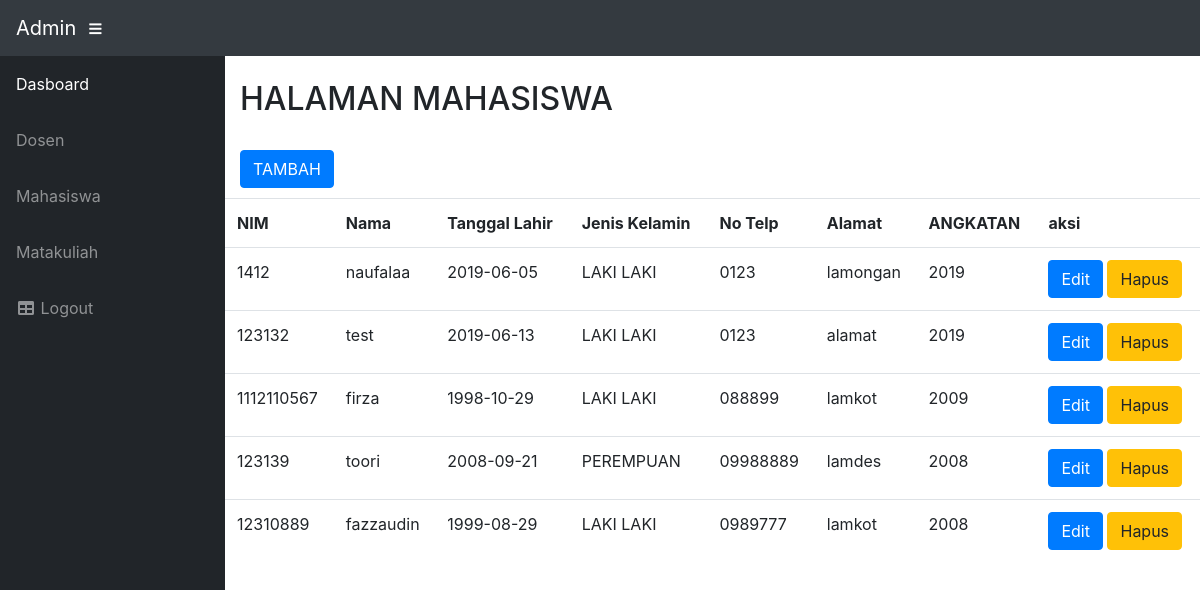
Screenshot of /index.php/mahasiswa with the database file from the repository.
### tables this page shows
CREATE TABLE IF NOT EXISTS `mahasiswa` (
  `id_mhs` int(11) NOT NULL,
  `nim` int(12) NOT NULL,
  `nama` varchar(50) NOT NULL,
  `ttl` date NOT NULL,
  `jk` varchar(10) NOT NULL,
  `notelp` varchar(15) NOT NULL,
  `alamat` varchar(50) NOT NULL,
  `angkatan` varchar(10) NOT NULL
);

### application/controllers/Mahasiswa.php (called while the page is built, shortened)
<?php
class Mahasiswa extends CI_Controller {
	public function __construct()
	{
		$this->load->model('Mahasiswa_model');
		$this->load->library('form_validation');
	}
public function index()
{
	$data['mahasiswa'] = $this->Mahasiswa_model->getAllmahasiswa();
	$this->load->view('top');
	$this->load->view('side');
	$this->load->view('mahasiswa', $data);
}
}

### index.php (called while the page is built, shortened)
<?php
require_once BASEPATH.'core/CodeIgniter.php';

### application/models/Mahasiswa_model.php (called while the page is built, shortened)
<?php
class Mahasiswa_model extends CI_model {
	public function getAllmahasiswa()
	{
		return $this->db->get('mahasiswa')->result_array();
	}
}

### application/views/mahasiswa.php (the view, shortened to what this page needs)
		<div class="container"><br>
			<h2>HALAMAN MAHASISWA</h2><br>
<div class="row">
	<div class="col-md-9">
		<a href="<?= base_url(); ?>mahasiswa/tambah" class="btn btn-primary">TAMBAH</a>
	</div>
	<div class="col-md-3">
	</div>
<br><?php if($this->session->flashdata('flash') ) : ?>
<div class="alert alert-success alert-dismissible fade show" role="alert">
  Data Mahasiswa <strong>Berhasil</strong> di Hapus<?php $this->session->flashdata('flash'); ?>.
  <button type="button" class="close" data-dismiss="alert" aria-label="Close">
    <span aria-hidden="true">&times;</span>
  </button>
</div>
<?php endif; ?>
<br>
<table class="table">
	<tr>
		<th>NIM</th>
		<th>Nama</th>
		<th>Tanggal Lahir</th>
		<th>Jenis Kelamin</th>
		<th>No Telp</th>
		<th>Alamat</th>
		<th>ANGKATAN</th>
		<th>aksi</th>
	</tr>
	<?php foreach( $mahasiswa as $id_mhs ) : ?>
	<tr>
		<td><?= $id_mhs['nim']; ?></td>
		<td><?= $id_mhs['nama']; ?></td>
		<td><?= $id_mhs['ttl']; ?></td>
		<td><?= $id_mhs['jk']; ?></td>
		<td><?= $id_mhs['notelp']; ?></td>
		<td><?= $id_mhs['alamat']; ?></td>
		<td><?= $id_mhs['angkatan']; ?></td>
		<td><a href="<?= base_url(); ?>mahasiswa/edit/<?= $id_mhs['id_mhs']; ?>" class="btn btn-primary">Edit</a>
			<a href="<?= base_url(); ?>mahasiswa/hapus/<?= $id_mhs['id_mhs']; ?>" class="btn btn-warning">Hapus</a>
		</td>
		</tr>
<?php endforeach; ?>
</table>
</div>
</div>

### application/views/top.php (shortened to what this page needs)
<!DOCTYPE html>
<html lang="en">
  <head>
        <link href="<?= base_url() ?>vendor/bootstrap/css/bootstrap.min.css" rel="stylesheet">
    <link href="<?= base_url() ?>vendor/fontawesome-free/css/all.min.css" rel="stylesheet" type="text/css">
    <link href="<?= base_url()?>vendor/datatables/dataTables.bootstrap4.css" rel="stylesheet">
    <link href="<?= base_url() ?>css/sb-admin.css" rel="stylesheet">
  </head>
  <body id="page-top">
    <nav class="navbar navbar-expand navbar-dark bg-dark static-top">
      <a class="navbar-brand mr-1" href="index.php">Admin</a>
      <button class="btn btn-link btn-sm text-white order-1 order-sm-0" id="sidebarToggle" href="#">
        <i class="fas fa-bars"></i>
      </button>
    </nav>

### application/views/side.php (shortened to what this page needs)
<link href="<?= base_url() ?>vendor/bootstrap/css/bootstrap.min.css" rel="stylesheet">
<link href="<?= base_url() ?>vendor/fontawesome-free/css/all.min.css" rel="stylesheet" type="text/css">
<link href="<?= base_url()?>vendor/datatables/dataTables.bootstrap4.css" rel="stylesheet">
<link href="<?= base_url() ?>css/sb-admin.css" rel="stylesheet">
<div id="wrapper">
  <ul class="sidebar navbar-nav">
    <li class="nav-item active">
      <a class="nav-link" href="index.php">
        <span>Dasboard</span>
      </a>
    </li>
    <li class="nav-item">
      <a class="nav-link" href="<?= base_url(); ?>dosen">
        <span>Dosen</span></a>
    </li>
    <li class="nav-item">
      <a class="nav-link" href="<?= base_url(); ?>mahasiswa">
        <span>Mahasiswa</span></a>
    </li>
    <li class="nav-item">
      <a class="nav-link" href="<?= base_url(); ?>matakuliah">
        <span>Matakuliah</span></a>
    </li>
       <li class="nav-item">
      <a class="nav-link" href="<?= base_url('Home/logout') ?>">
        <i class="fas fa-fw fa-table"></i>
        <span>Logout</span></a>
    </li>
  </ul>

### css/sb-admin.css (style rules this page uses)
html { position: relative; min-height: 100%; }
body { height: 100%; }
#wrapper { display: -webkit-box; display: -ms-flexbox; display: flex; }
.navbar-nav .nav-item.active .nav-link { color: #fff; }
.sidebar { width: 90px !important; background-color: #212529; min-height: calc(100vh - 56px); }
.sidebar .nav-item:last-child { margin-bottom: 1rem; }
.sidebar .nav-item .nav-link { text-align: center; padding: 0.75rem 1rem; width: 90px; }
.sidebar .nav-item .nav-link span { font-size: 0.65rem; display: block; }
.sidebar .nav-item .nav-link { color: rgba(255, 255, 255, 0.5); }
@media (min-width: 768px) { .sidebar { width: 225px !important; } }
@media (min-width: 768px) { .sidebar .nav-item .nav-link { display: block; width: 100%; text-align: left; padding: 1rem; width: 225px; } }
@media (min-width: 768px) { .sidebar .nav-item .nav-link span { font-size: 1rem; display: inline; } }
:root { --input-padding-x: 0.75rem; --input-padding-y: 0.75rem; }

### rows the page displays
mahasiswa: nim "1412", nama "naufalaa", ttl "2019-06-05", jk "LAKI LAKI", notelp "0123", alamat "lamongan", angkatan "2019"
mahasiswa: nim "123132", nama "test", ttl "2019-06-13", jk "LAKI LAKI", notelp "0123", alamat "alamat", angkatan "2019"
mahasiswa: nim "1112110567", nama "firza", ttl "1998-10-29", jk "LAKI LAKI", notelp "088899", alamat "lamkot", angkatan "2009"
mahasiswa: nim "123139", nama "toori", ttl "2008-09-21", jk "PEREMPUAN", notelp "09988889", alamat "lamdes", angkatan "2008"
mahasiswa: nim "12310889", nama "fazzaudin", ttl "1999-08-29", jk "LAKI LAKI", notelp "0989777", alamat "lamkot", angkatan "2008"
